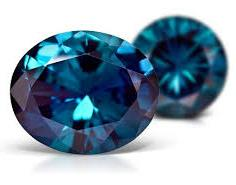
%> input picture train/Alexandrite/alexandrite_15.jpg, 236 x 185 px; its folder holds only this picture in this run
$ octave Fig_2.m   (GNU Octave 9; MATLAB toolbox functions it lacks are replaced by stand-ins)
%> lines starting %> are read from the running program, lines starting %| are printed output that depends on the picture
clear all
close all
%%

dir0=dir('train');
averages=[];
names={};
count_names=1;
template=[];
for count_1=3:size(dir0,1)
    dir1 = dir(strcat('train',filesep,dir0(count_1).name));
    for count_2=3:size(dir1,1)
        names{count_names,1}=dir1(count_2).name;

        im = imread(strcat('train',filesep,dir0(count_1).name,filesep,dir1(count_2).name));
%> im is the input picture: size 185x236x3 uint8; mean R, G, B 140.9, 160.7, 175.1
        template(:,:,:,count_names) = imresize(im,[128 128]);
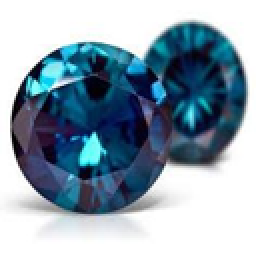
%> template: size 128x128x3 double (shown 2 times larger); mean R, G, B 140.9, 160.6, 175.1
        [rows,cols,levs]=size(im);
%> rows = 185; cols = 236; levs = 3
        background_r = mean(mean(im(1:5,:,1)));
%> background_r = 255
        background_g = mean( mean(im(1:5,:,2)));
%> background_g = 255
        background_b = mean( mean(im(1:5,:,3)));
%> background_b = 255

        im2=double(reshape(im,[rows*cols,3]));


        im3 = im2(( abs(im2(:,1)-background_r)+abs(im2(:,2)-background_g)+abs(im2(:,3)-background_g))>15,:);
        averages=[averages; mean(im3)];
%> averages = [64.62 97.64 121.9]
                count_names=count_names+1;
    end
end
averages_hsv=rgb2hsv(averages/255);
%> averages_hsv = [0.571 0.47 0.478; 0.0737 0.0528 0.645]
[rank_hue,index_hue] = sort(averages_hsv(:,1));
%> rank_hue = [0.0737; 0.571]; index_hue = [2; 1]
averages_lab=rgb2lab(averages/255);
%> averages_lab = [39.88 -4.89 -17.33; 66.02 1.04 2.62]


%%


sizeF = 12;
figure(1)
h1=subplot(131);
h11=scatter3(averages(1:end,1),averages(1:end,2),averages(1:end,3),15,[averages(1:end,:)]/255,'filled');

axis tight
view(121,64)
xlabel('Red','fontsize',sizeF)
ylabel('Green','fontsize',sizeF)
zlabel('Blue','fontsize',sizeF)


h2=subplot(132);
h22=scatter3(averages_hsv(1:end,1),averages_hsv(1:end,2),averages_hsv(1:end,3),25,averages(1:end,:)/255,'filled');
view(-171,64)

xlabel('Hue','fontsize',sizeF)
ylabel('Saturation','fontsize',sizeF)
zlabel('Value','fontsize',sizeF)

h3=subplot(133);
% [5 lines of commented-out code are left out]
h33=scatter3(averages_lab(1:end,1),averages_lab(1:end,2),averages_lab(1:end,3),15,[averages(1:end,:)]/255,'filled');
xlabel('L','fontsize',sizeF)
ylabel('a*','fontsize',sizeF)
zlabel('b*','fontsize',sizeF)
axis tight
%%
h1.Title.String='(a)';
h2.Title.String='(b)';
h3.Title.String='(c)';
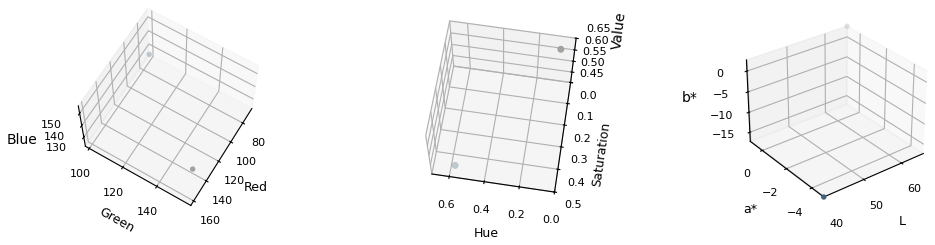
%> figure redrawn from the program's plot data, 3 panels
%> (the run ends here)
